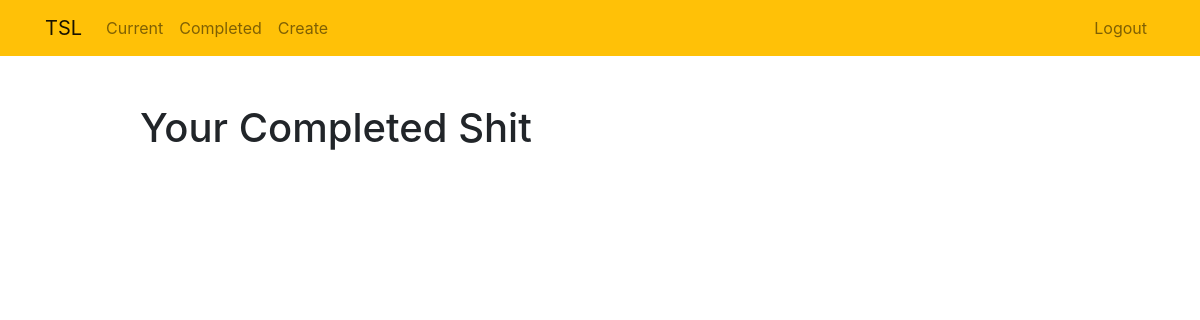
The page /completed/ (signed in) on the database as committed earlier.
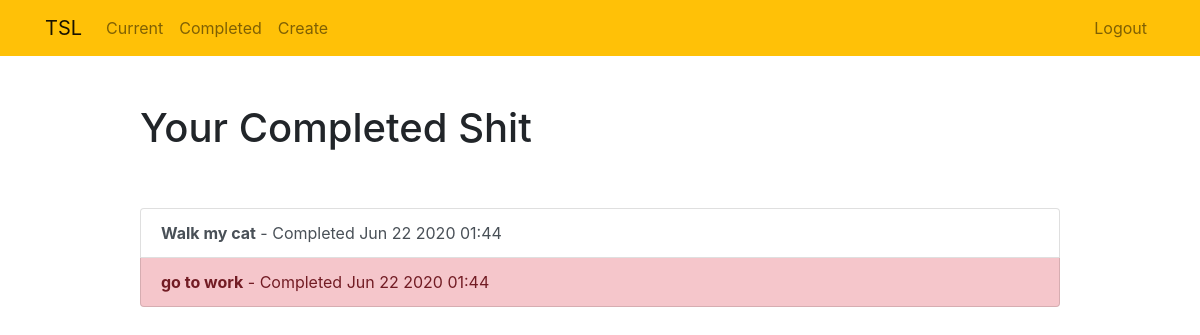
The same page on the database as committed later.
### todolist/models.py (models this page shows, shortened)
class Todo(models.Model):
    title = models.CharField(max_length=100)
    memo = models.TextField(blank=True)
    created = models.DateTimeField(auto_now_add=True)
    datecompleted = models.DateTimeField(null=True, blank=True)
    important = models.BooleanField(default=False)
    user = models.ForeignKey(User, on_delete=models.CASCADE)

### todolist/views.py (the view)
# urls.py: path('completed/', views.completedtodos, name='completedtodos'),
@login_required
def completedtodos(request):
    todos = Todo.objects.filter(user=request.user, datecompleted__isnull=False).order_by('-datecompleted')
    return render(request, 'todo/completedtodos.html', {'todos': todos})

### todolist/templates/todo/completedtodos.html
{% extends 'todo/base.html' %}
{% block content %}
    <div class="row justify-content-center mt-5">
        <div class="col-md-10">
            <h1>Your Completed Shit</h1>
        </div>
    </div>
    <div class="row justify-content-center mt-5">
        <div class ="col-md-10">
            <div class="list-group">
                {% for todo in todos %}
                    <a href="{% url 'viewtodo' todo.id %}" class="list-group-item list-group-item-action{% if todo.important %} list-group-item-danger{% endif %}"><b>{{ todo.title }}</b> - Completed {{ todo.datecompleted|date:'M j Y H:i' }}</a>
                {% endfor %}
            </div>
        </div>
    </div>
{% endblock %}

### todolist/templates/todo/base.html (shortened to what this page needs)
<!doctype html>
<html lang="en">
<head>
    <link rel="stylesheet" href="https://stackpath.bootstrapcdn.com/bootstrap/4.4.1/css/bootstrap.min.css">
</head>
<body>
<nav class="navbar navbar-expand-md navbar-light bg-warning">
<div class="container">
    <a class="navbar-brand" href="{% url 'home' %}">
        <span>TSL</span>
    </a>
    <div class="collapse navbar-collapse" id="navbarNav">
    {% if user.is_authenticated %}
        <ul class = "navbar-nav mr-auto">
            <li class="nav-item {{ current }}">
                <a class="nav-link" href="{% url 'currenttodos' %}">Current</a>
            </li>
            <li class="nav-item {{ completedtodos }}">
                <a class="nav-link" href="{% url 'completedtodos' %}">Completed</a>
            </li>
            <li class="nav-item {{ createtodo }}">
                <a class="nav-link" href="{% url 'createtodo' %}">Create</a>
            </li>
        </ul>
    {% endif %}
        <ul class="navbar-nav ml-auto">
            {% if user.is_authenticated %}
                <li class="nav-item">
                    <a href="#" onclick="$('#signOutBtn').click()" class="nav-link">Logout</a>
                </li>
            {% endif %}
        </ul>
    </div>
</div>
</nav>
<div class = "container">
    {% block content %}{% endblock %}
</div>
</body>
</html>

Rows that differ between the two databases and show on the page:
added Todo: title "Walk my cat", datecompleted "Jun 22 2020 01:44", important False (drawn)
added Todo: title "go to work", datecompleted "Jun 22 2020 01:44", important True (drawn)
